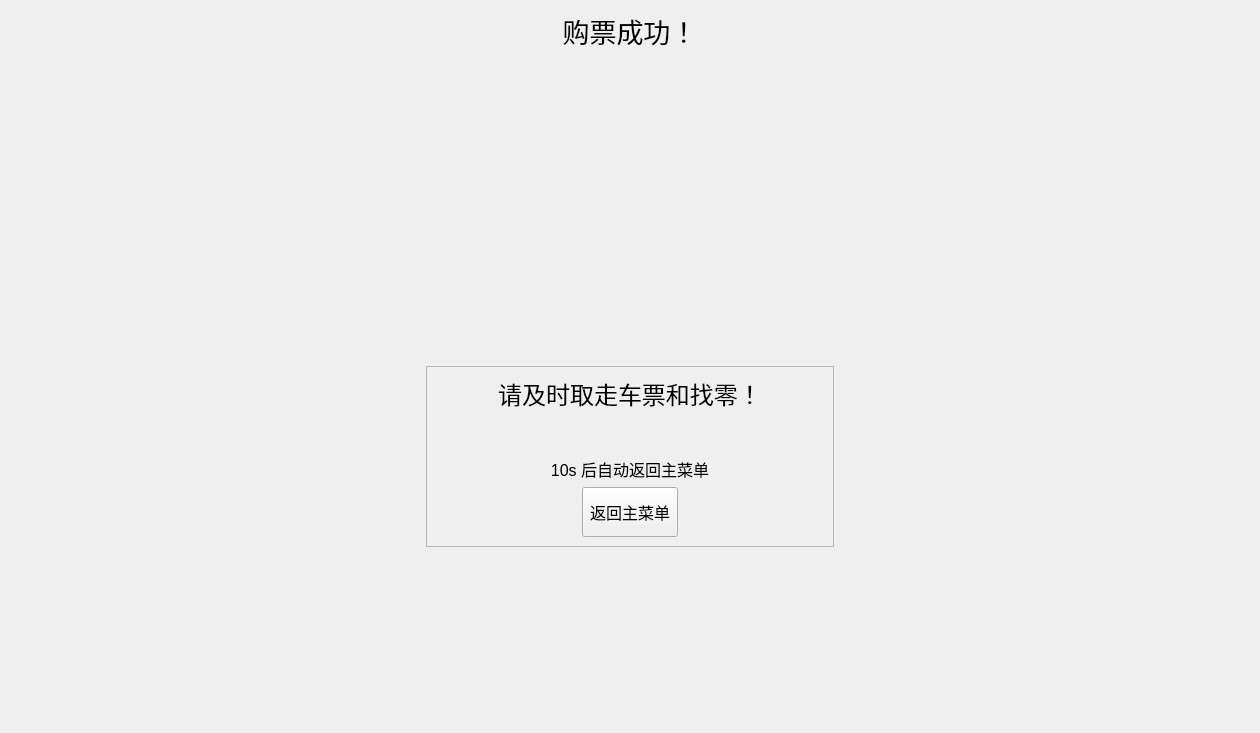
      <widget class="QWidget" name="pageFinishPurchase">
       <layout class="QGridLayout" name="gridLayout_6">
        <item row="1" column="0" colspan="3">
         <spacer name="verticalSpacer_4">
          <property name="orientation">
           <enum>Qt::Vertical</enum>
          </property>
          <property name="sizeHint" stdset="0">
           <size>
            <width>1228</width>
            <height>309</height>
           </size>
          </property>
         </spacer>
        </item>
        <item row="2" column="0">
         <spacer name="horizontalSpacer_9">
          <property name="orientation">
           <enum>Qt::Horizontal</enum>
          </property>
          <property name="sizeHint" stdset="0">
           <size>
            <width>408</width>
            <height>128</height>
           </size>
          </property>
         </spacer>
        </item>
        <item row="2" column="1">
         <widget class="QFrame" name="frame_Notice_FinishPurchase">
          <property name="frameShape">
           <enum>QFrame::StyledPanel</enum>
          </property>
          <property name="frameShadow">
           <enum>QFrame::Raised</enum>
          </property>
          <layout class="QVBoxLayout" name="verticalLayout_8" stretch="1,0,0,0">
           <item>
            <widget class="QLabel" name="label_TakeAway">
             <property name="font">
              <font>
               <pointsize>18</pointsize>
              </font>
             </property>
             <property name="text">
              <string>请及时取走车票和找零！</string>
             </property>
             <property name="alignment">
              <set>Qt::AlignCenter</set>
             </property>
            </widget>
           </item>
           <item>
            <spacer name="verticalSpacer_6">
             <property name="orientation">
              <enum>Qt::Vertical</enum>
             </property>
             <property name="sizeHint" stdset="0">
              <size>
               <width>20</width>
               <height>40</height>
              </size>
             </property>
            </spacer>
           </item>
           <item>
            <widget class="QLabel" name="label_AutoHomeCountDown">
             <property name="font">
              <font>
               <pointsize>12</pointsize>
              </font>
             </property>
             <property name="text">
              <string>10s 后自动返回主菜单</string>
             </property>
             <property name="alignment">
              <set>Qt::AlignCenter</set>
             </property>
            </widget>
           </item>
           <item>
            <layout class="QHBoxLayout" name="horizontalLayout">
             <item>
              <spacer name="horizontalSpacer_7">
               <property name="orientation">
                <enum>Qt::Horizontal</enum>
               </property>
               <property name="sizeHint" stdset="0">
                <size>
                 <width>40</width>
                 <height>20</height>
                </size>
               </property>
              </spacer>
             </item>
             <item>
              <widget class="QToolButton" name="tBtnHome_FinishPurchase">
               <property name="minimumSize">
                <size>
                 <width>0</width>
                 <height>50</height>
                </size>
               </property>
               <property name="font">
                <font>
                 <pointsize>12</pointsize>
                </font>
               </property>
               <property name="focusPolicy">
                <enum>Qt::TabFocus</enum>
               </property>
               <property name="text">
                <string>返回主菜单</string>
               </property>
               <property name="toolButtonStyle">
                <enum>Qt::ToolButtonTextBesideIcon</enum>
               </property>
               <property name="arrowType">
                <enum>Qt::NoArrow</enum>
               </property>
              </widget>
             </item>
             <item>
              <spacer name="horizontalSpacer_8">
               <property name="orientation">
                <enum>Qt::Horizontal</enum>
               </property>
               <property name="sizeHint" stdset="0">
                <size>
                 <width>40</width>
                 <height>20</height>
                </size>
               </property>
              </spacer>
             </item>
            </layout>
           </item>
          </layout>
         </widget>
        </item>
        <item row="2" column="2">
         <spacer name="horizontalSpacer_10">
          <property name="orientation">
           <enum>Qt::Horizontal</enum>
          </property>
          <property name="sizeHint" stdset="0">
           <size>
            <width>408</width>
            <height>118</height>
           </size>
          </property>
         </spacer>
        </item>
        <item row="3" column="0" colspan="3">
         <spacer name="verticalSpacer_5">
          <property name="orientation">
           <enum>Qt::Vertical</enum>
          </property>
          <property name="sizeHint" stdset="0">
           <size>
            <width>1238</width>
            <height>175</height>
           </size>
          </property>
         </spacer>
        </item>
        <item row="0" column="0" colspan="3">
         <widget class="QLabel" name="label_Title_MainMenu_2">
          <property name="font">
           <font>
            <pointsize>20</pointsize>
           </font>
          </property>
          <property name="text">
           <string>购票成功！</string>
          </property>
          <property name="alignment">
           <set>Qt::AlignCenter</set>
          </property>
         </widget>
        </item>
       </layout>
      </widget>
